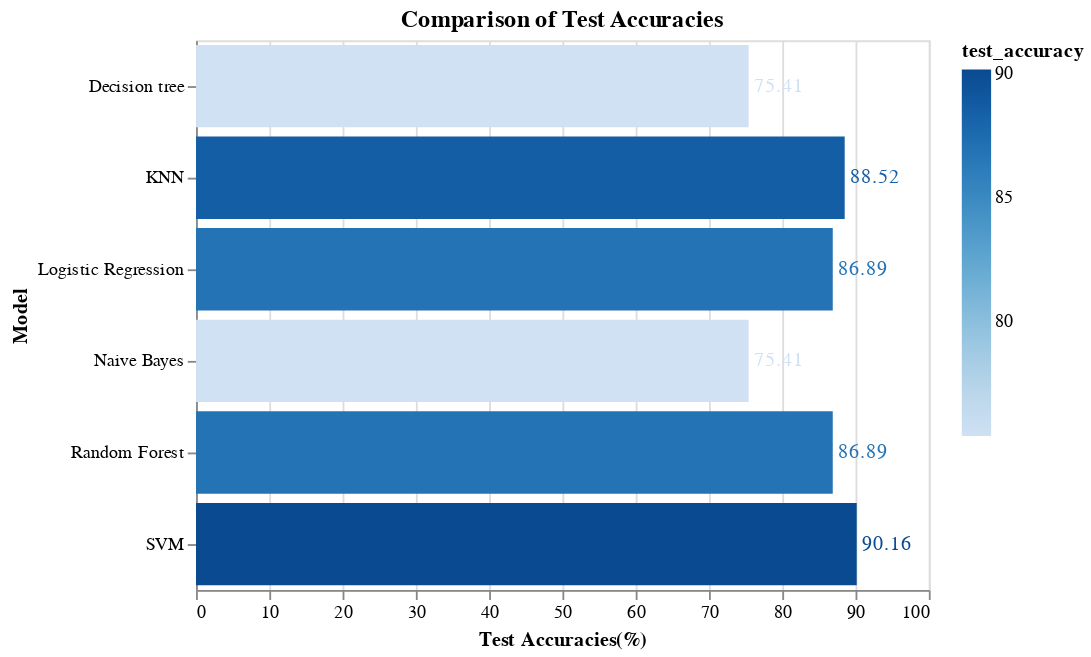

The notebook cell this image was saved under:
### Code cell
bars = alt.Chart(accuracies_df).mark_bar().encode(
    alt.Y('model:N', title='Model'),
    alt.X('test_accuracy:Q', title='Test Accuracies(%)'),
    alt.Color('test_accuracy:Q')
).properties(height = 300, title = 'Comparison of Test Accuracies')

text = bars.mark_text(
    align='left',
    baseline='middle',
    dx=3 
).encode(
    text='test_accuracy:Q'
)

(bars + text).properties(height=900)

### Figure 1 — Vega-Lite specification as saved in the notebook (floating-point values rounded to 4 significant figures)
{"$schema": "https://vega.github.io/schema/vega-lite/v3.4.0.json", "config": {"mark": {"tooltip": null}, "view": {"height": 300, "width": 400}}, "data": {"name": "data-b0ff33830e4f5285782bfa646766822c"}, "datasets": {"data-b0ff33830e4f5285782bfa646766822c": [{"model": "Decision tree", "test_accuracy": 75.41, "train_accuracy": 93.8, "variance": 18.39}, {"model": "KNN", "test_accuracy": 88.52, "train_accuracy": 85.95, "variance": 2.57}, {"model": "Naive Bayes", "test_accuracy": 75.41, "train_accuracy": 64.05, "variance": 11.36}, {"model": "Logistic Regression", "test_accuracy": 86.89, "train_accuracy": 83.88, "variance": 3.01}, {"model": "Random Forest", "test_accuracy": 86.89, "train_accuracy": 100, "variance": 13.11}, {"model": "SVM", "test_accuracy": 90.16, "train_accuracy": 88.02, "variance": 2.14}]}, "height": 900, "layer": [{"encoding": {"color": {"field": "test_accuracy", "type": "quantitative"}, "x": {"field": "test_accuracy", "title": "Test Accuracies(%)", "type": "quantitative"}, "y": {"field": "model", "title": "Model", "type": "nominal"}}, "height": 300, "mark": "bar", "title": "Comparison of Test Accuracies"}, {"encoding": {"color": {"field": "test_accuracy", "type": "quantitative"}, "text": {"field": "test_accuracy", "type": "quantitative"}, "x": {"field": "test_accuracy", "title": "Test Accuracies(%)", "type": "quantitative"}, "y": {"field": "model", "title": "Model", "type": "nominal"}}, "height": 300, "mark": {"align": "left", "baseline": "middle", "dx": 3, "type": "text"}, "title": "Comparison of Test Accuracies"}]}
